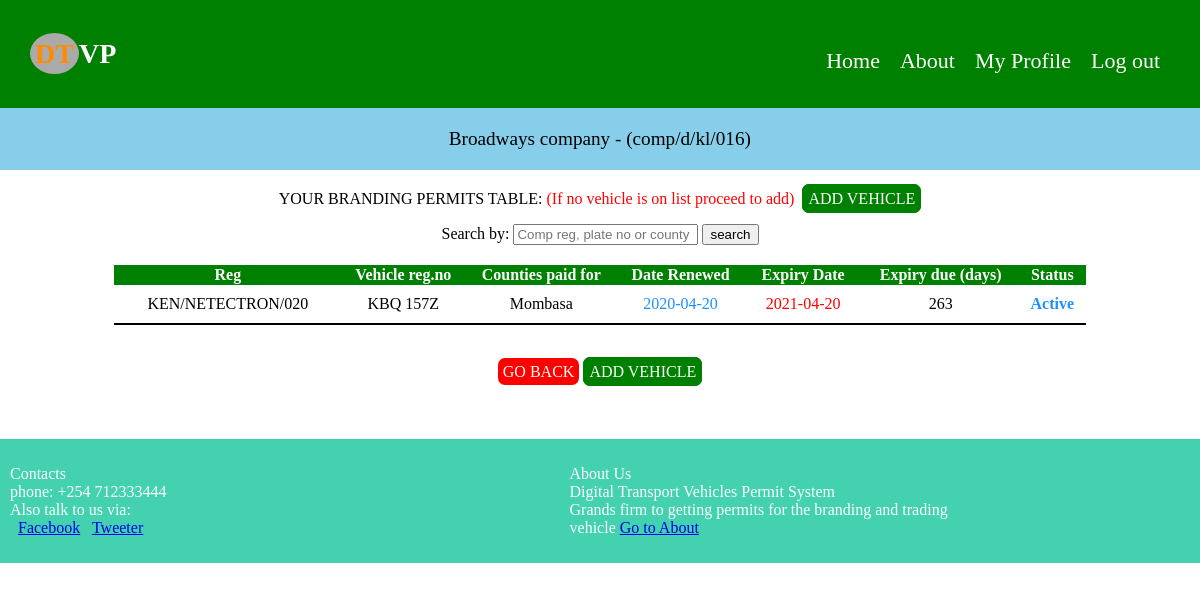
The app's page /branding.php (signed in) with its own data.
### tables this page shows
CREATE TABLE `user` (
  `userID` int(11) NOT NULL,
  `comp_name` varchar(50) NOT NULL,
  `comp_reg` varchar(50) NOT NULL,
  `email` varchar(100) NOT NULL,
  `pass` varchar(20) NOT NULL,
  `cpass` varchar(20) NOT NULL
);

CREATE TABLE `branding` (
  `b_id` int(11) NOT NULL,
  `comp_reg` varchar(50) NOT NULL,
  `plate_no` varchar(50) NOT NULL,
  `date` date NOT NULL,
  `county` varchar(50) NOT NULL
);

### session.php (called while the page is built, shortened)
<?php
	$id_sess = $_SESSION['comp_reg'];
?>

### branding.php (the view, shortened to what this page needs)
<?php
    include('main-header.php') ;
    include('name-bar.php');
?>
<body>
    <section class="main">
    <p style="color: black;">YOUR BRANDING PERMITS TABLE:
    <span style="font-synthesis: unset; color: red;">(If no vehicle is on list proceed to add)</span>&nbsp;
    <a href="mpesaBrand/index.php" class="btn">ADD VEHICLE</a>
    <form action="search-brand.php" method="post">
        Search by: <input type="text" name="in" placeholder="Comp reg, plate no or county">
        <input type="submit" name="search" value="search">
    </form>
    </p>
    <?php
        include('dbcon.php');
        $vehicle = mysqli_query($con, "select * from branding order by b_id desc");
        $num_rows = mysqli_num_rows($vehicle);
            echo "
                <table style='width:90%; border-bottom:2px solid black;'>
                <tr style='background-color:green; color:white;'>
                    <th>Reg</th>
                    <th>Vehicle reg.no</th>
                    <th>Counties paid for</th>
                    <th>Date Renewed</th>
                    <th>Expiry Date</th>
                    <th>Expiry due (days)</th>
                    <th>Status</th>
                </tr>
                ";
        if ($num_rows>0) {
            while ($row = mysqli_fetch_assoc($vehicle)) {
                $reg = $row['comp_reg'];
                $date = $row['date'];
                $endDate = date("Y-m-d", strtotime(date("Y-m-d", strtotime($date)). " 365 day"));
                $date = date("Y-m-d");
                $duration = strtotime($endDate) - strtotime($date);
                $dur_day = floor($duration/(3600*24));
                $dur_day = ($dur_day < 1) ? "0" : $dur_day;
                echo "
                    <tr style='padding:10px;'>
                        <td style='text-transform:uppercase;'>".$reg."</td>
                        <td style='text-transform:uppercase;'>".$row['plate_no']."</td>
                        <td style='text-transform:capitalize;'>".$row['county']."</td>
                        <td style='color:dodgerblue;'>".$row['date']." </td>
                        <td style='text-transform:capitalize; color:red;'>".$endDate."</td>
                        <td style=''>".$dur_day."</td>";
                        if(date("Y-m-d") < $endDate){
                        echo "<td style='color:dodgerblue; padding:5px; font-weight:bold;'>Active</td>";
                        }
                        else{
                        echo "
                         <td><a class='btn2' style='margin: 10px;' href='mpesaBrandrenew/index.php?'>Renew</a></td>
                        ";}
                        echo "
                    </tr>
                ";
            }
        } echo "</table>";
    ?>
    <br>
    <a href="home.php" class="btn" style="background-color: red; border: none; color: white;">GO BACK</a>
    <a href="mpesaBrand/index.php" class="btn">ADD VEHICLE</a>
    <br><br>
    </section>
    <?php include('footer.php') ?>
    </html>

### name-bar.php (shortened to what this page needs)
<div class="namebar">
	<?php
	include('dbcon.php');
	    $pic_query = mysqli_query($con, "select * from user where comp_reg = '$id_sess'");
	    $row = mysqli_fetch_array($pic_query);
	    echo "<p style='color: black;'>".$row['comp_name']." company - (".$_SESSION['comp_reg'].")</p>";
	?>
</div>

### css/login.css (style rules this page uses)
body { padding: 0px; margin: 0px; }
.btn { background: green; color: white; border: 1px solid green; padding: 5px; text-decoration: none; border-radius: 7px; border: 1px solid green; margin-top: 20px; }

### css/mainstyle.css (style rules this page uses)
.main { width: 90%; margin: 20px auto; text-align: center; }
table { border-collapse: collapse; width: 60%; margin: 20px auto; }

### name-bar.php (style rules this page uses)
.namebar { background-color: skyblue; width: 99.8%; padding: 1px; font-size: 120%; text-align: center; }

### branding.php (style rules this page uses)
tr td { padding: 10px; }

### footer.php (style rules this page uses)
p { color: #fcfcfc; }

### records on screen
user: comp_name "Broadways"
branding: comp_reg "KEN/NETECTRON/020", plate_no "KBQ 157Z", county "Mombasa", date "2020-04-20", date "2021-04-20", date "263", shows "Active"

### other values on screen
$_SESSION['comp_reg'] "comp/d/kl/016"
